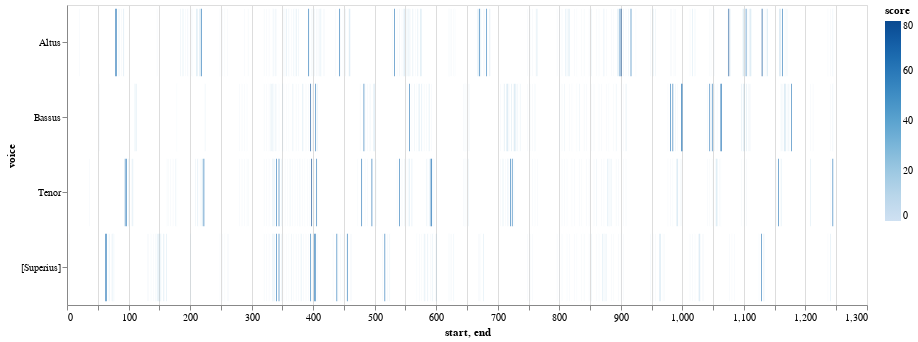

Here is the notebook cell this chart was saved with:
### Markdown cell above
### F. 2 Similar nGrams

*  Uses **Levenshtein Distance** ("edit distance") to evaluate how many changes must be made to a given nGram to match another.
* https://en.wikipedia.org/wiki/Levenshtein_distance
* The **slider** below determines how close the two melodies must be to count as a match for the given string of intervals.  100 = exact

### Code cell
viz.plot_close_match_heatmap(mel_ngrams, "-2, -3, 2, -2", selected_patterns=[], voices=[])

### Figure 1 — Vega-Lite specification as saved in the notebook (floating-point values rounded to 4 significant figures; data arrays with more than 128 entries replaced by an {"elided": "..."} marker saying what was removed)
{"config": {"view": {"continuousWidth": 400, "continuousHeight": 300}}, "data": {"name": "data-7e75d0aeac75f89e3f2500549616df11"}, "mark": "bar", "encoding": {"color": {"type": "quantitative", "field": "score"}, "opacity": {"condition": {"value": 1, "test": "(datum.score > SelectorName.cutoff)"}, "value": 0.2}, "tooltip": [], "x": {"type": "quantitative", "field": "start"}, "x2": {"field": "end"}, "y": {"type": "nominal", "field": "voice"}}, "height": 300, "selection": {"SelectorName": {"type": "single", "fields": ["cutoff"], "bind": {"input": "range", "max": 100, "min": 0, "name": "cutoff:", "step": 1}, "init": {"cutoff": 50}}}, "width": 800, "$schema": "https://vega.github.io/schema/vega-lite/v4.8.1.json", "datasets": {"data-7e75d0aeac75f89e3f2500549616df11": {"elided": "586 records"}}}
